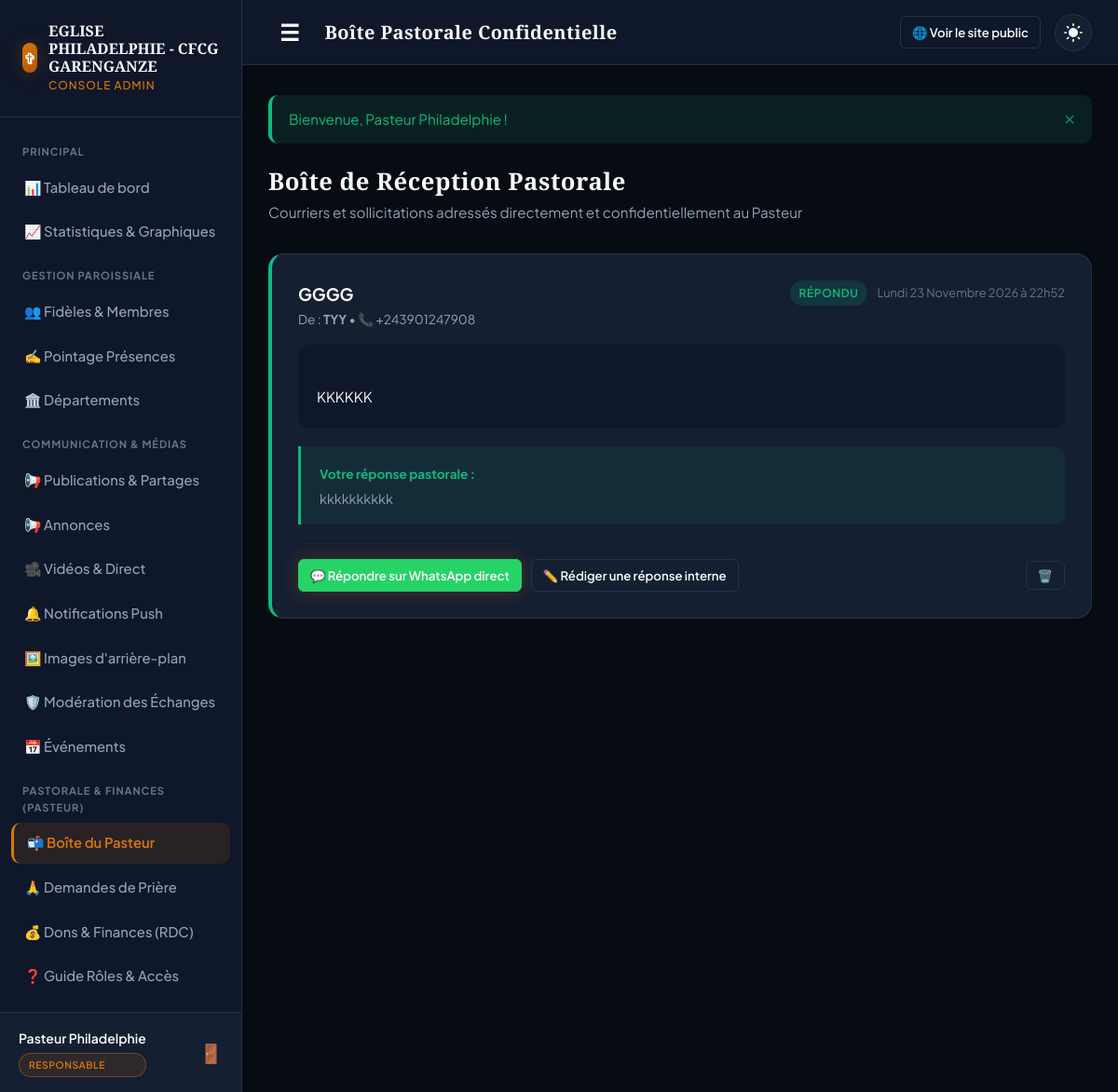
/admin/pasteur_messages.php (signed in), run on the app's committed database.
### tables this page shows
CREATE TABLE `eglise` (
  `id` int NOT NULL AUTO_INCREMENT,
  `nom` varchar(150) NOT NULL,
  `slogan` varchar(200) DEFAULT NULL,
  `adresse` varchar(255) DEFAULT NULL,
  `telephone` varchar(30) DEFAULT NULL,
  `email` varchar(100) DEFAULT NULL,
  `logo` varchar(255) DEFAULT NULL,
  `a_propos` text,
  `facebook_url` varchar(255) DEFAULT NULL,
  `youtube_url` varchar(255) DEFAULT NULL,
  `tiktok_url` varchar(255) DEFAULT NULL,
  `whatsapp` varchar(30) DEFAULT NULL,
  PRIMARY KEY (`id`)
);

CREATE TABLE `messages_pasteur` (
  `id` int NOT NULL AUTO_INCREMENT,
  `fidele_id` int DEFAULT NULL,
  `nom_expediteur` varchar(100) DEFAULT NULL,
  `telephone` varchar(30) DEFAULT NULL,
  `email` varchar(100) DEFAULT NULL,
  `sujet` varchar(200) NOT NULL,
  `message` text NOT NULL,
  `canal_prefere` enum('app','whatsapp') DEFAULT 'whatsapp',
  `reponse_pasteur` text,
  `statut` enum('non_lu','en_cours','repondu','archive') DEFAULT 'non_lu',
  `date_reponse` datetime DEFAULT NULL,
  `created_at` timestamp NULL DEFAULT CURRENT_TIMESTAMP,
  PRIMARY KEY (`id`),
  KEY `idx_msg_past_statut` (`statut`),
  KEY `idx_msg_past_fidele` (`fidele_id`),
  CONSTRAINT `fk_msg_past_fidele` FOREIGN KEY (`fidele_id`) REFERENCES `fideles` (`id`) ON DELETE SET NULL
);

### config/database.php (called while the page is built, shortened)
<?php
class Database
{
    private static ?PDO $instance = null;
    public static function getConnection(): PDO
    {
        if (self::$instance === null) {
            $dbUrl = getenv('DATABASE_URL') ?: getenv('JAWSDB_URL') ?: getenv('CLEARDB_DATABASE_URL');
            if ($dbUrl) {
                $parsed = parse_url($dbUrl);
                $host = $parsed['host'] ?? '127.0.0.1';
                $port = $parsed['port'] ?? 3306;
                $user = $parsed['user'] ?? 'root';
                $pass = $parsed['pass'] ?? '';
                $dbname = isset($parsed['path']) ? ltrim($parsed['path'], '/') : 'eglise_app';
            } else {
                $host = getenv('DB_HOST') ?: '127.0.0.1';
                $port = getenv('DB_PORT') ?: 3306;
                $dbname = getenv('DB_NAME') ?: getenv('DB_DATABASE') ?: 'eglise_app';
                $user = getenv('DB_USER') ?: getenv('DB_USERNAME') ?: 'root';
                $pass = getenv('DB_PASS') ?: getenv('DB_PASSWORD') ?: getenv('MYSQL_PASSWORD') ?: '';
            }
            $charset = 'utf8mb4';
            $dsn = sprintf('mysql:host=%s;port=%s;dbname=%s;charset=%s', $host, $port, $dbname, $charset);
            $options = [
                PDO::ATTR_ERRMODE => PDO::ERRMODE_EXCEPTION,
                PDO::ATTR_DEFAULT_FETCH_MODE => PDO::FETCH_ASSOC,
                PDO::ATTR_EMULATE_PREPARES => false,
                PDO::MYSQL_ATTR_INIT_COMMAND => "SET NAMES utf8mb4 COLLATE utf8mb4_unicode_ci",
            ];
            $isCloudDb = (getenv('DB_SSL') === 'true')
                || (stripos($host, 'tidbcloud.com') !== false)
                || (stripos($host, 'aivencloud.com') !== false);
            try {
                self::$instance = new PDO($dsn, $user, $pass, $options);
            } catch (PDOException $e) {
                error_log('Database Connection Error: ' . $e->getMessage());
                die('Une erreur est survenue lors de la connexion à la base de données. Veuillez réessayer plus tard.');
            }
        }
        return self::$instance;
    }
}
function db(): PDO
{
    return Database::getConnection();
}

### includes/db_helpers.php (called while the page is built, shortened)
<?php
require_once __DIR__ . '/../config/database.php';
require_once __DIR__ . '/functions.php';
function get_church_info(): array {
    static $church = null;
    if ($church === null) {
        try {
            $stmt = db()->query("SELECT * FROM eglise LIMIT 1");
            $church = $stmt->fetch() ?: [
                'nom'          => 'Église de la Grâce',
                'slogan'       => 'Une communauté de foi et d\'amour',
                'adresse'      => 'Adresse non configurée',
                'telephone'    => '',
                'email'        => '',
                'logo'         => null,
                'a_propos'     => '',
                'facebook_url' => '',
                'youtube_url'  => '',
                'tiktok_url'   => '',
                'whatsapp'     => '',
            ];
        } catch (Exception $e) {
            error_log('Erreur get_church_info: ' . $e->getMessage());
            $church = [];
        }
    }
    return $church;
}

### includes/functions.php (called while the page is built, shortened)
<?php
function e(?string $value): string {
    return htmlspecialchars($value ?? '', ENT_QUOTES | ENT_SUBSTITUTE, 'UTF-8');
}
function format_date_fr(?string $dateStr, bool $withTime = false): string {
    $timestamp = strtotime($dateStr);
    $jours = ['Dimanche', 'Lundi', 'Mardi', 'Mercredi', 'Jeudi', 'Vendredi', 'Samedi'];
    $mois  = ['', 'Janvier', 'Février', 'Mars', 'Avril', 'Mai', 'Juin', 'Juillet', 'Août', 'Septembre', 'Octobre', 'Novembre', 'Décembre'];
    $jourSemaine = $jours[(int)date('w', $timestamp)];
    $jourMois    = date('d', $timestamp);
    $moisNom     = $mois[(int)date('n', $timestamp)];
    $annee       = date('Y', $timestamp);
    $dateFormatee = sprintf('%s %s %s %s', $jourSemaine, $jourMois, $moisNom, $annee);
    if ($withTime) {
        $heure = date('H\hi', $timestamp);
        $dateFormatee .= ' à ' . $heure;
    }
    return $dateFormatee;
}

### includes/auth.php (called while the page is built, shortened)
<?php
require_once __DIR__ . '/../config/database.php';
require_once __DIR__ . '/functions.php';
function is_logged_in(): bool {
    return !empty($_SESSION['admin_id']) && !empty($_SESSION['admin_role']);
}
function current_user(): ?array {
    return [
        'id'       => (int)$_SESSION['admin_id'],
        'nom'      => $_SESSION['admin_nom'] ?? '',
        'username' => $_SESSION['admin_username'] ?? '',
        'email'    => $_SESSION['admin_email'] ?? '',
        'role'     => $_SESSION['admin_role'] ?? ROLE_SECRETAIRE,
    ];
}
function has_role(string|array $allowedRoles): bool {
    $currentRole = $_SESSION['admin_role'];
    if (is_string($allowedRoles)) {
        $allowedRoles = [$allowedRoles];
    }
    if ($currentRole === ROLE_RESPONSABLE && (in_array(ROLE_MEDIA, $allowedRoles, true) || in_array(ROLE_SECRETAIRE, $allowedRoles, true))) {
        return true;
    }
    return in_array($currentRole, $allowedRoles, true);
}

### admin/pasteur_messages.php (the view, shortened to what this page needs)
<?php
require_once __DIR__ . '/../config/database.php';
require_once __DIR__ . '/../includes/functions.php';
require_once __DIR__ . '/../includes/auth.php';
require_once __DIR__ . '/../includes/db_helpers.php';
$messages = db()->query("
    SELECT * FROM messages_pasteur
    ORDER BY FIELD(statut, 'non_lu', 'en_cours', 'repondu', 'archive'), created_at DESC
")->fetchAll();
include __DIR__ . '/../templates/admin_header.php';
?>
<div style="display: flex; justify-content: space-between; align-items: center; margin-bottom: 2rem;">
    <div>
        <h2 style="font-size: 1.6rem; margin-bottom: 4px;">Boîte de Réception Pastorale</h2>
        <p style="color: var(--text-secondary); margin: 0; font-size: 0.95rem;">
            Courriers et sollicitations adressés directement et confidentiellement au Pasteur
        </p>
    </div>
</div>
<?php if (empty($messages)): ?>
    <div class="card" style="text-align: center; padding: 3rem;">
        <div style="font-size: 3rem; margin-bottom: 1rem;">📬</div>
        <h3>Aucun message pour le Pasteur</h3>
        <p style="color: var(--text-secondary); margin-top: 0.5rem;">
            La boîte pastorale est actuellement vide.
        </p>
    </div>
<?php else: ?>
    <div style="display: flex; flex-direction: column; gap: 1.5rem;">
        <?php foreach ($messages as $m): ?>
            <div class="card" style="padding: 1.75rem; border-left: 4px solid <?= $m['statut'] === 'non_lu' ? 'var(--color-danger)' : ($m['statut'] === 'repondu' ? 'var(--color-success)' : 'var(--gold-primary)') ?>;">
                <div style="display: flex; justify-content: space-between; align-items: flex-start; margin-bottom: 1rem; flex-wrap: wrap; gap: 10px;">
                    <div>
                        <strong style="font-size: 1.15rem; color: var(--text-primary);">
                            <?= e($m['sujet']) ?>
                        </strong>
                        <div style="font-size: 0.85rem; color: var(--text-secondary); margin-top: 2px;">
                            De : <strong><?= e($m['nom_expediteur'] ?: 'Fidèle Confidentiel') ?></strong> •
                            <?= !empty($m['telephone']) ? '📞 ' . e($m['telephone']) : '' ?>
                        </div>
                    </div>
                    <div style="display: flex; align-items: center; gap: 10px;">
                        <span class="badge <?= $m['statut'] === 'non_lu' ? 'badge-danger' : ($m['statut'] === 'repondu' ? 'badge-success' : 'badge-gold') ?>">
                            <?= $m['statut'] === 'non_lu' ? 'Nouveau' : ($m['statut'] === 'repondu' ? 'Répondu' : 'En cours') ?>
                        </span>
                        <span style="font-size: 0.8rem; color: var(--text-muted);">
                            <?= format_date_fr($m['created_at'], true) ?>
                        </span>
                    </div>
                </div>
                <div style="background: var(--bg-surface); padding: 1.25rem; border-radius: var(--radius-md); font-size: 0.95rem; line-height: 1.6; color: var(--text-primary); margin-bottom: 1.25rem; white-space: pre-line;">
                    <?= nl2br(e($m['message'])) ?>
                </div>
                <?php if (!empty($m['reponse_pasteur'])): ?>
                    <div style="background: rgba(16, 185, 129, 0.08); border-left: 3px solid var(--color-success); padding: 1rem 1.25rem; border-radius: 0 var(--radius-md) var(--radius-md) 0; margin-bottom: 1.25rem;">
                        <strong style="color: var(--color-success); font-size: 0.85rem;">Votre réponse pastorale :</strong>
                        <p style="margin: 4px 0 0 0; font-size: 0.9rem; color: var(--text-secondary);">
                            <?= nl2br(e($m['reponse_pasteur'])) ?>
                        </p>
                    </div>
                <?php endif; ?>
                <div style="display: flex; justify-content: space-between; align-items: center; flex-wrap: wrap; gap: 10px; border-top: 1px solid var(--border-subtle); padding-top: 1rem;">
                    <div style="display: flex; gap: 10px;">
                        <?php if (!empty($m['telephone'])): ?>
                            <?php
                                $telClean = preg_replace('/[^0-9]/', '', $m['telephone']);
                                $waText = urlencode("Bonjour {$m['nom_expediteur']}, c'est le Pasteur à la suite de votre message sur l'application concernant '{$m['sujet']}'.");
                            ?>
                            <a href="https://wa.me/<?= $telClean ?>?text=<?= $waText ?>" target="_blank" class="btn btn-primary btn-sm" style="background: #25D366; border-color: #25D366;">
                                💬 Répondre sur WhatsApp direct
                            </a>
                        <?php endif; ?>
                        <button type="button" class="btn btn-outline btn-sm" onclick="document.getElementById('form-rep-<?= $m['id'] ?>').style.display='block';">
                            ✏️ Rédiger une réponse interne
                        </button>
                    </div>
                    <form method="POST" action="<?= ADMIN_URL ?>/pasteur_messages.php" onsubmit="return confirm('Supprimer ce message ?');">
                        <button type="submit" class="btn btn-outline btn-sm" style="color: var(--color-danger);">🗑️</button>
                    </form>
                </div>
            </div>
        <?php endforeach; ?>
    </div>
<?php endif; ?>
<?php include __DIR__ . '/../templates/admin_footer.php'; ?>

### templates/admin_sidebar.php (shortened to what this page needs)
<?php
$currentUri = $_SERVER['REQUEST_URI'] ?? '';
$isActive = function(string $page) use ($currentUri) {
    return str_contains($currentUri, $page) ? 'active' : '';
};
?>
<aside class="admin-sidebar" id="admin-sidebar">
    <a href="<?= ADMIN_URL ?>/index.php" class="sidebar-brand">
        <div class="brand-icon" style="width: 32px; height: 32px; font-size: 1rem;">✞</div>
        <div class="brand-text">
            <span class="brand-title" style="font-size: 1rem;"><?= e($church['nom'] ?? 'Église App') ?></span>
            <span class="brand-subtitle">Console Admin</span>
        </div>
    </a>
    <ul class="sidebar-menu">
        <li class="menu-label">Principal</li>
        <li class="menu-item <?= $currentUri === '/admin/' || str_ends_with($currentUri, 'admin/index.php') ? 'active' : '' ?>">
            <a href="<?= ADMIN_URL ?>/index.php">📊 Tableau de bord</a>
        </li>
        <li class="menu-item <?= $isActive('statistiques') ?>">
            <a href="<?= ADMIN_URL ?>/statistiques.php">📈 Statistiques & Graphiques</a>
        </li>
        <li class="menu-label">Gestion Paroissiale</li>
        <li class="menu-item <?= $isActive('fideles') ?>">
            <a href="<?= ADMIN_URL ?>/fideles.php">👥 Fidèles & Membres</a>
        </li>
        <li class="menu-item <?= $isActive('presences') ?>">
            <a href="<?= ADMIN_URL ?>/presences.php">✍️ Pointage Présences</a>
        </li>
        <li class="menu-item <?= $isActive('departements') ?>">
            <a href="<?= ADMIN_URL ?>/departements.php">🏛️ Départements</a>
        </li>
        <li class="menu-label">Communication & Médias</li>
        <?php if (has_role(ROLE_MEDIA)): ?>
        <li class="menu-item <?= $isActive('communaute_publier') ?>">
            <a href="<?= ADMIN_URL ?>/communaute_publier.php">📢 Publications & Partages</a>
        </li>
        <li class="menu-item <?= $isActive('annonces') ?>">
            <a href="<?= ADMIN_URL ?>/annonces.php">📢 Annonces</a>
        </li>
        <li class="menu-item <?= $isActive('videos') ?>">
            <a href="<?= ADMIN_URL ?>/videos.php">🎥 Vidéos & Direct</a>
        </li>
        <li class="menu-item <?= $isActive('notifications') ?>">
            <a href="<?= ADMIN_URL ?>/notifications.php">🔔 Notifications Push</a>
        </li>
        <li class="menu-item <?= $isActive('images_ui') ?>">
            <a href="<?= ADMIN_URL ?>/images_ui.php">🖼️ Images d'arrière-plan</a>
        </li>
        <li class="menu-item <?= $isActive('communaute_moderation') ?>">
            <a href="<?= ADMIN_URL ?>/communaute_moderation.php">🛡️ Modération des Échanges</a>
        </li>
        <?php endif; ?>
        <li class="menu-item <?= $isActive('evenements') ?>">
            <a href="<?= ADMIN_URL ?>/evenements.php">📅 Événements</a>
        </li>
        <?php if (has_role(ROLE_RESPONSABLE)): ?>
        <li class="menu-label">Pastorale & Finances (Pasteur)</li>
        <li class="menu-item <?= $isActive('pasteur_messages') ?>">
            <a href="<?= ADMIN_URL ?>/pasteur_messages.php">📬 Boîte du Pasteur</a>
        </li>
        <li class="menu-item <?= $isActive('priere') ?>">
            <a href="<?= ADMIN_URL ?>/prieres.php">🙏 Demandes de Prière</a>
        </li>
        <li class="menu-item <?= $isActive('dons') ?>">
            <a href="<?= ADMIN_URL ?>/dons.php">💰 Dons & Finances (RDC)</a>
        </li>
        <?php endif; ?>
        <li class="menu-item <?= $isActive('aide') ?>">
            <a href="<?= ADMIN_URL ?>/aide.php">❓ Guide Rôles & Accès</a>
        </li>
    </ul>
    <div class="sidebar-user">
        <div style="display: flex; flex-direction: column;">
            <span style="font-weight: 600; font-size: 0.875rem; color: var(--text-primary);"><?= e($currentUser['nom']) ?></span>
            <span class="badge badge-gold" style="font-size: 0.65rem; margin-top: 4px;"><?= e($currentUser['role']) ?></span>
        </div>
        <a href="<?= ADMIN_URL ?>/logout.php" title="Se déconnecter" style="color: var(--color-danger); font-size: 1.25rem;">
            🚪
        </a>
    </div>
</aside>

### data on the page
eglise: nom "EGLISE PHILADELPHIE - CFCG GARENGANZE"
messages_pasteur: sujet "GGGG", nom_expediteur "TYY", telephone "+243901247908", statut "RÉPONDU", created_at "Lundi 23 Novembre 2026 à 22h52", message "KKKKKK", reponse_pasteur "kkkkkkkkkk"

### other printed values
$currentUser['nom'] "Pasteur Philadelphie"
$currentUser['role'] "RESPONSABLE"
$adminHeaderTitle "Boîte Pastorale Confidentielle"
$flash['message'] "Bienvenue, Pasteur Philadelphie !"
